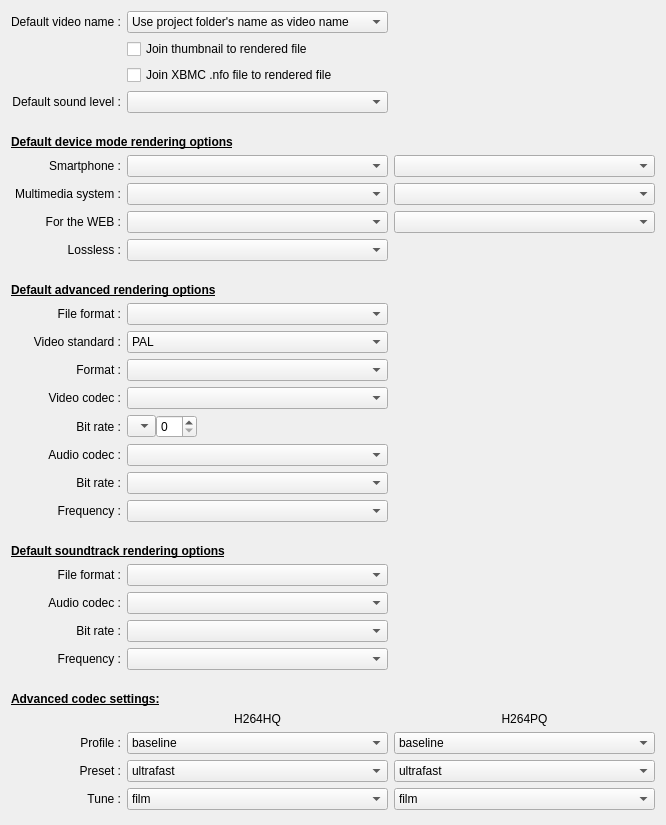
         <widget class="QWidget" name="scrollAreaWidgetContents">
          <property name="geometry">
           <rect>
            <x>0</x>
            <y>0</y>
            <width>666</width>
            <height>825</height>
           </rect>
          </property>
          <layout class="QGridLayout" name="gridLayout_2" columnstretch="0,300,300">
           <item row="22" column="1">
            <widget class="QComboBox" name="SoundtrackAudioBitRateCB">
             <property name="toolTip">
              <string>Select the default bit rate to use for audio during the rendering</string>
             </property>
             <property name="sizeAdjustPolicy">
              <enum>QComboBox::AdjustToMinimumContentsLength</enum>
             </property>
            </widget>
           </item>
           <item row="20" column="0">
            <widget class="QLabel" name="label_52">
             <property name="text">
              <string>File format :</string>
             </property>
             <property name="alignment">
              <set>Qt::AlignRight|Qt::AlignTrailing|Qt::AlignVCenter</set>
             </property>
             <property name="buddy">
              <cstring>FileFormatCB</cstring>
             </property>
            </widget>
           </item>
           <item row="23" column="0">
            <widget class="QLabel" name="SoundtrackAudioFreqLabel">
             <property name="text">
              <string>Frequency :</string>
             </property>
             <property name="alignment">
              <set>Qt::AlignRight|Qt::AlignTrailing|Qt::AlignVCenter</set>
             </property>
            </widget>
           </item>
           <item row="10" column="1">
            <widget class="QComboBox" name="FileFormatCB">
             <property name="toolTip">
              <string>Select the default file type to use for the rendering</string>
             </property>
            </widget>
           </item>
           <item row="28" column="1">
            <widget class="QComboBox" name="Tune_HQ_CB">
             <property name="toolTip">
              <string>Select a tune preset (set of advanced options to further optimize them for your input content)</string>
             </property>
             <item>
              <property name="text">
               <string notr="true">film</string>
              </property>
             </item>
             <item>
              <property name="text">
               <string notr="true">animation</string>
              </property>
             </item>
             <item>
              <property name="text">
               <string notr="true">grain</string>
              </property>
             </item>
             <item>
              <property name="text">
               <string notr="true">stillimage</string>
              </property>
             </item>
             <item>
              <property name="text">
               <string notr="true">psnr</string>
              </property>
             </item>
             <item>
              <property name="text">
               <string notr="true">ssim</string>
              </property>
             </item>
             <item>
              <property name="text">
               <string notr="true">fastdecode</string>
              </property>
             </item>
             <item>
              <property name="text">
               <string notr="true">zerolatency</string>
              </property>
             </item>
            </widget>
           </item>
           <item row="12" column="0">
            <widget class="QLabel" name="label_19">
             <property name="text">
              <string>Format :</string>
             </property>
             <property name="alignment">
              <set>Qt::AlignRight|Qt::AlignTrailing|Qt::AlignVCenter</set>
             </property>
             <property name="buddy">
              <cstring>SizeCombo</cstring>
             </property>
            </widget>
           </item>
           <item row="20" column="1">
            <widget class="QComboBox" name="SoundtrackFileFormatCB">
             <property name="toolTip">
              <string>Select the default file type to use for the rendering</string>
             </property>
            </widget>
           </item>
           <item row="3" column="1">
            <widget class="QComboBox" name="SoundLevelCB">
             <property name="toolTip">
              <string>Set the volume level to be achieved by amplification for music and audio tracks when the volume is set to auto</string>
             </property>
            </widget>
           </item>
           <item row="16" column="1">
            <widget class="QComboBox" name="AudioFormatCB">
             <property name="toolTip">
              <string>Select the default audio codec to use for the rendering</string>
             </property>
            </widget>
           </item>
           <item row="12" column="1">
            <widget class="QComboBox" name="SizeCombo">
             <property name="toolTip">
              <string>Select the default image format to use for the rendering</string>
             </property>
             <property name="currentIndex">
              <number>-1</number>
             </property>
            </widget>
           </item>
           <item row="6" column="2">
            <widget class="QComboBox" name="MMSystemModelCB">
             <property name="toolTip">
              <string>Select the model of equipment which will be proposed by default
when you click the &quot;Multimedia system&quot; button in the &quot;Render movie&quot; menu</string>
             </property>
            </widget>
           </item>
           <item row="25" column="2">
            <widget class="QLabel" name="label_64">
             <property name="text">
              <string notr="true">H264PQ</string>
             </property>
             <property name="alignment">
              <set>Qt::AlignCenter</set>
             </property>
             <property name="buddy">
              <cstring>FileFormatCB</cstring>
             </property>
            </widget>
           </item>
           <item row="4" column="0" colspan="2">
            <widget class="QLabel" name="label_28">
             <property name="sizePolicy">
              <sizepolicy hsizetype="Preferred" vsizetype="Fixed">
               <horstretch>0</horstretch>
               <verstretch>0</verstretch>
              </sizepolicy>
             </property>
             <property name="minimumSize">
              <size>
               <width>0</width>
               <height>30</height>
              </size>
             </property>
             <property name="maximumSize">
              <size>
               <width>16777215</width>
               <height>30</height>
              </size>
             </property>
             <property name="font">
              <font>
               <weight>75</weight>
               <bold>true</bold>
               <underline>true</underline>
              </font>
             </property>
             <property name="text">
              <string>Default device mode rendering options</string>
             </property>
             <property name="alignment">
              <set>Qt::AlignBottom|Qt::AlignLeading|Qt::AlignLeft</set>
             </property>
            </widget>
           </item>
           <item row="17" column="0">
            <widget class="QLabel" name="label_23">
             <property name="text">
              <string>Bit rate :</string>
             </property>
             <property name="alignment">
              <set>Qt::AlignRight|Qt::AlignTrailing|Qt::AlignVCenter</set>
             </property>
             <property name="buddy">
              <cstring>AudioBitRateCB</cstring>
             </property>
            </widget>
           </item>
           <item row="14" column="0">
            <widget class="QLabel" name="lVideoBitrate">
             <property name="text">
              <string>Bit rate :</string>
             </property>
             <property name="alignment">
              <set>Qt::AlignRight|Qt::AlignTrailing|Qt::AlignVCenter</set>
             </property>
             <property name="buddy">
              <cstring>VideoBitRateCB</cstring>
             </property>
            </widget>
           </item>
           <item row="11" column="0">
            <widget class="QLabel" name="label_20">
             <property name="text">
              <string>Video standard :</string>
             </property>
             <property name="alignment">
              <set>Qt::AlignRight|Qt::AlignTrailing|Qt::AlignVCenter</set>
             </property>
             <property name="buddy">
              <cstring>StandardCombo</cstring>
             </property>
            </widget>
           </item>
           <item row="0" column="1">
            <widget class="QComboBox" name="DefaultNameProjectNameCB">
             <property name="toolTip">
              <string>This option allows to select the name which will be proposed by default during the rendering of videos.
This option can be applied only if the project was saved at first.

Use project name as video name: If the project name is assembly.ffd, then assembly will be the proposed name

Use project folder's name as video name: If the project name is assembly.ffd and is saved in the My holidays 2011 directory, then My holidays 2011 will be the proposed name

Use title project as video name: Use the title defined in the project properties as the name of video</string>
             </property>
             <item>
              <property name="text">
               <string>Use project folder's name as video name</string>
              </property>
             </item>
             <item>
              <property name="text">
               <string>Use project name as video name</string>
              </property>
             </item>
             <item>
              <property name="text">
               <string>Use title project as video name</string>
              </property>
             </item>
            </widget>
           </item>
           <item row="28" column="2">
            <widget class="QComboBox" name="Tune_PQ_CB">
             <property name="toolTip">
              <string>Select a tune preset (set of advanced options to further optimize them for your input content)</string>
             </property>
             <item>
              <property name="text">
               <string notr="true">film</string>
              </property>
             </item>
             <item>
              <property name="text">
               <string notr="true">animation</string>
              </property>
             </item>
             <item>
              <property name="text">
               <string notr="true">grain</string>
              </property>
             </item>
             <item>
              <property name="text">
               <string notr="true">stillimage</string>
              </property>
             </item>
             <item>
              <property name="text">
               <string notr="true">psnr</string>
              </property>
             </item>
             <item>
              <property name="text">
               <string notr="true">ssim</string>
              </property>
             </item>
             <item>
              <property name="text">
               <string notr="true">fastdecode</string>
              </property>
             </item>
             <item>
              <property name="text">
               <string notr="true">zerolatency</string>
              </property>
             </item>
            </widget>
           </item>
           <item row="21" column="0">
            <widget class="QLabel" name="label_53">
             <property name="text">
              <string>Audio codec :</string>
             </property>
             <property name="alignment">
              <set>Qt::AlignRight|Qt::AlignTrailing|Qt::AlignVCenter</set>
             </property>
             <property name="buddy">
              <cstring>AudioFormatCB</cstring>
             </property>
            </widget>
           </item>
           <item row="1" column="1">
            <widget class="QCheckBox" name="ExportThumbCB">
             <property name="sizePolicy">
              <sizepolicy hsizetype="Expanding" vsizetype="Fixed">
               <horstretch>0</horstretch>
               <verstretch>0</verstretch>
              </sizepolicy>
             </property>
             <property name="toolTip">
              <string>If this box is checked then a thumbnail file will be created with video.</string>
             </property>
             <property name="text">
              <string>Join thumbnail to rendered file</string>
             </property>
            </widget>
           </item>
           <item row="29" column="0">
            <spacer name="verticalSpacer">
             <property name="orientation">
              <enum>Qt::Vertical</enum>
             </property>
             <property name="sizeHint" stdset="0">
              <size>
               <width>20</width>
               <height>40</height>
              </size>
             </property>
            </spacer>
           </item>
           <item row="7" column="0">
            <widget class="QLabel" name="label_31">
             <property name="text">
              <string>For the WEB :</string>
             </property>
             <property name="alignment">
              <set>Qt::AlignRight|Qt::AlignTrailing|Qt::AlignVCenter</set>
             </property>
            </widget>
           </item>
           <item row="26" column="0">
            <widget class="QLabel" name="label_65">
             <property name="text">
              <string>Profile :</string>
             </property>
             <property name="alignment">
              <set>Qt::AlignRight|Qt::AlignTrailing|Qt::AlignVCenter</set>
             </property>
             <property name="buddy">
              <cstring>FileFormatCB</cstring>
             </property>
            </widget>
           </item>
           <item row="7" column="1">
            <widget class="QComboBox" name="ForTheWTypeCB">
             <property name="toolTip">
              <string>Select the type of equipment which will be proposed by default
when you click the &quot;For the WEB&quot; button in the &quot;Render movie&quot; menu</string>
             </property>
            </widget>
           </item>
           <item row="26" column="1">
            <widget class="QComboBox" name="Profile_HQ_CB">
             <property name="toolTip">
              <string>Select a profil (set of advanced options)</string>
             </property>
             <item>
              <property name="text">
               <string notr="true">baseline</string>
              </property>
             </item>
             <item>
              <property name="text">
               <string notr="true">main</string>
              </property>
             </item>
             <item>
              <property name="text">
               <string notr="true">high</string>
              </property>
             </item>
            </widget>
           </item>
           <item row="8" column="1">
            <widget class="QComboBox" name="LosslessSizeCombo">
             <property name="toolTip">
              <string>Select the default image format to use for the rendering</string>
             </property>
             <property name="currentIndex">
              <number>-1</number>
             </property>
            </widget>
           </item>
           <item row="27" column="1">
            <widget class="QComboBox" name="Preset_HQ_CB">
             <property name="toolTip">
              <string>Select a compression preset (set of advanced options to trade off compression efficiency against encoding speed)</string>
             </property>
             <item>
              <property name="text">
               <string notr="true">ultrafast</string>
              </property>
             </item>
             <item>
              <property name="text">
               <string notr="true">superfast</string>
              </property>
             </item>
             <item>
              <property name="text">
               <string notr="true">veryfast</string>
              </property>
             </item>
             <item>
              <property name="text">
               <string notr="true">faster</string>
              </property>
             </item>
             <item>
              <property name="text">
               <string notr="true">fast</string>
              </property>
             </item>
             <item>
              <property name="text">
               <string notr="true">medium</string>
              </property>
             </item>
             <item>
              <property name="text">
               <string notr="true">slow</string>
              </property>
             </item>
             <item>
              <property name="text">
               <string notr="true">slower</string>
              </property>
             </item>
             <item>
              <property name="text">
               <string notr="true">veryslow</string>
              </property>
             </item>
            </widget>
           </item>
           <item row="18" column="1">
            <widget class="QComboBox" name="AudioFreqCB">
             <property name="toolTip">
              <string>Select the default frequency to use for audio during the rendering.</string>
             </property>
            </widget>
           </item>
           <item row="9" column="0" colspan="2">
            <widget class="QLabel" name="label_10">
             <property name="sizePolicy">
              <sizepolicy hsizetype="Preferred" vsizetype="Fixed">
               <horstretch>0</horstretch>
               <verstretch>0</verstretch>
              </sizepolicy>
             </property>
             <property name="minimumSize">
              <size>
               <width>0</width>
               <height>30</height>
              </size>
             </property>
             <property name="maximumSize">
              <size>
               <width>16777215</width>
               <height>30</height>
              </size>
             </property>
             <property name="font">
              <font>
               <weight>75</weight>
               <bold>true</bold>
               <underline>true</underline>
              </font>
             </property>
             <property name="text">
              <string>Default advanced rendering options</string>
             </property>
             <property name="alignment">
              <set>Qt::AlignBottom|Qt::AlignLeading|Qt::AlignLeft</set>
             </property>
            </widget>
           </item>
           <item row="27" column="2">
            <widget class="QComboBox" name="Preset_PQ_CB">
             <property name="toolTip">
              <string>Select a compression preset (set of advanced options to trade off compression efficiency against encoding speed)</string>
             </property>
             <item>
              <property name="text">
               <string notr="true">ultrafast</string>
              </property>
             </item>
             <item>
              <property name="text">
               <string notr="true">superfast</string>
              </property>
             </item>
             <item>
              <property name="text">
               <string notr="true">veryfast</string>
              </property>
             </item>
             <item>
              <property name="text">
               <string notr="true">faster</string>
              </property>
             </item>
             <item>
              <property name="text">
               <string notr="true">fast</string>
              </property>
             </item>
             <item>
              <property name="text">
               <string notr="true">medium</string>
              </property>
             </item>
             <item>
              <property name="text">
               <string notr="true">slow</string>
              </property>
             </item>
             <item>
              <property name="text">
               <string notr="true">slower</string>
              </property>
             </item>
             <item>
              <property name="text">
               <string notr="true">veryslow</string>
              </property>
             </item>
            </widget>
           </item>
           <item row="19" column="0" colspan="2">
            <widget class="QLabel" name="label_16">
             <property name="sizePolicy">
              <sizepolicy hsizetype="Preferred" vsizetype="Fixed">
               <horstretch>0</horstretch>
               <verstretch>0</verstretch>
              </sizepolicy>
             </property>
             <property name="minimumSize">
              <size>
               <width>0</width>
               <height>30</height>
              </size>
             </property>
             <property name="maximumSize">
              <size>
               <width>16777215</width>
               <height>30</height>
              </size>
             </property>
             <property name="font">
              <font>
               <weight>75</weight>
               <bold>true</bold>
               <underline>true</underline>
              </font>
             </property>
             <property name="text">
              <string>Default soundtrack rendering options</string>
             </property>
             <property name="alignment">
              <set>Qt::AlignBottom|Qt::AlignLeading|Qt::AlignLeft</set>
             </property>
            </widget>
           </item>
           <item row="5" column="2">
            <widget class="QComboBox" name="SmartphoneModelCB">
             <property name="toolTip">
              <string>Select the model of equipment which will be proposed by default
when you click the &quot;Player and Smartphone&quot; button in the &quot;Render movie&quot; menu</string>
             </property>
            </widget>
           </item>
           <item row="23" column="1">
            <widget class="QComboBox" name="SoundtrackAudioFreqCB">
             <property name="toolTip">
              <string>Select the default frequency to use for audio during the rendering.</string>
             </property>
            </widget>
           </item>
           <item row="2" column="1">
            <widget class="QCheckBox" name="ExportXBMCNfoCB">
             <property name="sizePolicy">
              <sizepolicy hsizetype="Expanding" vsizetype="Fixed">
               <horstretch>0</horstretch>
               <verstretch>0</verstretch>
              </sizepolicy>
             </property>
             <property name="toolTip">
              <string>If this box is checked then a XMBC .nfo file will be created with video.</string>
             </property>
             <property name="text">
              <string>Join XBMC .nfo file to rendered file</string>
             </property>
            </widget>
           </item>
           <item row="6" column="0">
            <widget class="QLabel" name="label_30">
             <property name="text">
              <string>Multimedia system :</string>
             </property>
             <property name="alignment">
              <set>Qt::AlignRight|Qt::AlignTrailing|Qt::AlignVCenter</set>
             </property>
            </widget>
           </item>
           <item row="24" column="0" colspan="2">
            <widget class="QLabel" name="label_26">
             <property name="sizePolicy">
              <sizepolicy hsizetype="Preferred" vsizetype="Fixed">
               <horstretch>0</horstretch>
               <verstretch>0</verstretch>
              </sizepolicy>
             </property>
             <property name="minimumSize">
              <size>
               <width>0</width>
               <height>30</height>
              </size>
             </property>
             <property name="maximumSize">
              <size>
               <width>16777215</width>
               <height>30</height>
              </size>
             </property>
             <property name="font">
              <font>
               <weight>75</weight>
               <bold>true</bold>
               <underline>true</underline>
              </font>
             </property>
             <property name="text">
              <string>Advanced codec settings:</string>
             </property>
             <property name="alignment">
              <set>Qt::AlignBottom|Qt::AlignLeading|Qt::AlignLeft</set>
             </property>
            </widget>
           </item>
           <item row="13" column="0">
            <widget class="QLabel" name="label_9">
             <property name="text">
              <string>Video codec :</string>
             </property>
             <property name="alignment">
              <set>Qt::AlignRight|Qt::AlignTrailing|Qt::AlignVCenter</set>
             </property>
             <property name="buddy">
              <cstring>VideoFormatCB</cstring>
             </property>
            </widget>
           </item>
           <item row="21" column="1">
            <widget class="QComboBox" name="SoundtrackAudioFormatCB">
             <property name="toolTip">
              <string>Select the default audio codec to use for the rendering</string>
             </property>
            </widget>
           </item>
           <item row="5" column="0">
            <widget class="QLabel" name="label_29">
             <property name="text">
              <string>Smartphone :</string>
             </property>
             <property name="alignment">
              <set>Qt::AlignRight|Qt::AlignTrailing|Qt::AlignVCenter</set>
             </property>
            </widget>
           </item>
           <item row="13" column="1">
            <widget class="QComboBox" name="VideoFormatCB">
             <property name="toolTip">
              <string>Select the default video codec to use for the rendering</string>
             </property>
            </widget>
           </item>
           <item row="5" column="1">
            <widget class="QComboBox" name="SmartphoneTypeCB">
             <property name="toolTip">
              <string>Select the type of equipment which will be proposed by default
when you click the &quot;Player and Smartphone&quot; button in the &quot;Render movie&quot; menu</string>
             </property>
            </widget>
           </item>
           <item row="10" column="0">
            <widget class="QLabel" name="label_24">
             <property name="text">
              <string>File format :</string>
             </property>
             <property name="alignment">
              <set>Qt::AlignRight|Qt::AlignTrailing|Qt::AlignVCenter</set>
             </property>
             <property name="buddy">
              <cstring>FileFormatCB</cstring>
             </property>
            </widget>
           </item>
           <item row="28" column="0">
            <widget class="QLabel" name="label_67">
             <property name="text">
              <string>Tune :</string>
             </property>
             <property name="alignment">
              <set>Qt::AlignRight|Qt::AlignTrailing|Qt::AlignVCenter</set>
             </property>
             <property name="buddy">
              <cstring>FileFormatCB</cstring>
             </property>
            </widget>
           </item>
           <item row="0" column="0">
            <widget class="QLabel" name="label_91">
             <property name="text">
              <string>Default video name :</string>
             </property>
             <property name="alignment">
              <set>Qt::AlignRight|Qt::AlignTrailing|Qt::AlignVCenter</set>
             </property>
            </widget>
           </item>
           <item row="6" column="1">
            <widget class="QComboBox" name="MMSystemTypeCB">
             <property name="toolTip">
              <string>Select the type of equipment which will be proposed by default
when you click the &quot;Multimedia system&quot; button in the &quot;Render movie&quot; menu</string>
             </property>
            </widget>
           </item>
           <item row="25" column="1">
            <widget class="QLabel" name="label_63">
             <property name="text">
              <string notr="true">H264HQ</string>
             </property>
             <property name="alignment">
              <set>Qt::AlignCenter</set>
             </property>
             <property name="buddy">
              <cstring>FileFormatCB</cstring>
             </property>
            </widget>
           </item>
           <item row="11" column="1">
            <widget class="QComboBox" name="StandardCombo">
             <property name="toolTip">
              <string>Select the default video standard to use, PAL or NTSC</string>
             </property>
             <property name="sizeAdjustPolicy">
              <enum>QComboBox::AdjustToMinimumContentsLength</enum>
             </property>
             <item>
              <property name="text">
               <string>PAL</string>
              </property>
             </item>
             <item>
              <property name="text">
               <string>NTSC</string>
              </property>
             </item>
            </widget>
           </item>
           <item row="22" column="0">
            <widget class="QLabel" name="label_54">
             <property name="text">
              <string>Bit rate :</string>
             </property>
             <property name="alignment">
              <set>Qt::AlignRight|Qt::AlignTrailing|Qt::AlignVCenter</set>
             </property>
             <property name="buddy">
              <cstring>AudioBitRateCB</cstring>
             </property>
            </widget>
           </item>
           <item row="3" column="0">
            <widget class="QLabel" name="label_104">
             <property name="text">
              <string>Default sound level :</string>
             </property>
             <property name="alignment">
              <set>Qt::AlignRight|Qt::AlignTrailing|Qt::AlignVCenter</set>
             </property>
            </widget>
           </item>
           <item row="16" column="0">
            <widget class="QLabel" name="label_22">
             <property name="text">
              <string>Audio codec :</string>
             </property>
             <property name="alignment">
              <set>Qt::AlignRight|Qt::AlignTrailing|Qt::AlignVCenter</set>
             </property>
             <property name="buddy">
              <cstring>AudioFormatCB</cstring>
             </property>
            </widget>
           </item>
           <item row="7" column="2">
            <widget class="QComboBox" name="ForTheWModelCB">
             <property name="toolTip">
              <string>Select the model of equipment which will be proposed by default
 when you click the &quot;For the WEB&quot; button in the &quot;Render movie&quot; menu</string>
             </property>
            </widget>
           </item>
           <item row="26" column="2">
            <widget class="QComboBox" name="Profile_PQ_CB">
             <property name="toolTip">
              <string>Select a profil (set of advanced options)</string>
             </property>
             <item>
              <property name="text">
               <string notr="true">baseline</string>
              </property>
             </item>
             <item>
              <property name="text">
               <string notr="true">main</string>
              </property>
             </item>
             <item>
              <property name="text">
               <string notr="true">high</string>
              </property>
             </item>
            </widget>
           </item>
           <item row="17" column="1">
            <widget class="QComboBox" name="AudioBitRateCB">
             <property name="toolTip">
              <string>Select the default bit rate to use for audio during the rendering</string>
             </property>
             <property name="sizeAdjustPolicy">
              <enum>QComboBox::AdjustToMinimumContentsLength</enum>
             </property>
            </widget>
           </item>
           <item row="8" column="0">
            <widget class="QLabel" name="label_35">
             <property name="text">
              <string>Lossless :</string>
             </property>
             <property name="alignment">
              <set>Qt::AlignRight|Qt::AlignTrailing|Qt::AlignVCenter</set>
             </property>
            </widget>
           </item>
           <item row="27" column="0">
            <widget class="QLabel" name="label_66">
             <property name="text">
              <string>Preset :</string>
             </property>
             <property name="alignment">
              <set>Qt::AlignRight|Qt::AlignTrailing|Qt::AlignVCenter</set>
             </property>
             <property name="buddy">
              <cstring>FileFormatCB</cstring>
             </property>
            </widget>
           </item>
           <item row="18" column="0">
            <widget class="QLabel" name="AudioFreqLabel">
             <property name="text">
              <string>Frequency :</string>
             </property>
             <property name="alignment">
              <set>Qt::AlignRight|Qt::AlignTrailing|Qt::AlignVCenter</set>
             </property>
            </widget>
           </item>
           <item row="14" column="1">
            <layout class="QHBoxLayout" name="horizontalLayout_22">
             <property name="spacing">
              <number>0</number>
             </property>
             <property name="leftMargin">
              <number>0</number>
             </property>
             <property name="topMargin">
              <number>0</number>
             </property>
             <item>
              <widget class="QComboBox" name="VideoBitRateCB">
               <property name="toolTip">
                <string>Select the default bit rate to use for video during the rendering</string>
               </property>
               <property name="sizeAdjustPolicy">
                <enum>QComboBox::AdjustToMinimumContentsLength</enum>
               </property>
              </widget>
             </item>
             <item>
              <widget class="QSpinBox" name="sbVideoCRF"/>
             </item>
             <item>
              <spacer name="crfSpacer">
               <property name="orientation">
                <enum>Qt::Horizontal</enum>
               </property>
               <property name="sizeHint" stdset="0">
                <size>
                 <width>40</width>
                 <height>20</height>
                </size>
               </property>
              </spacer>
             </item>
            </layout>
           </item>
          </layout>
         </widget>
